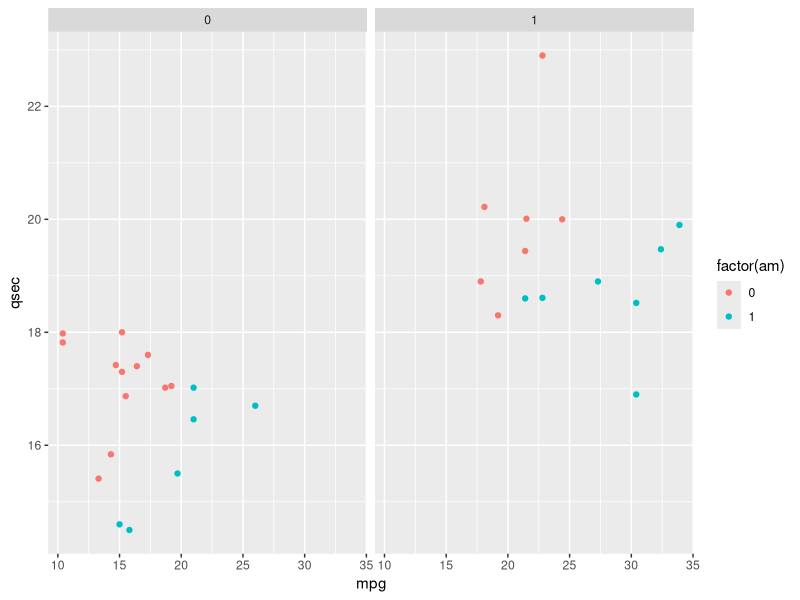
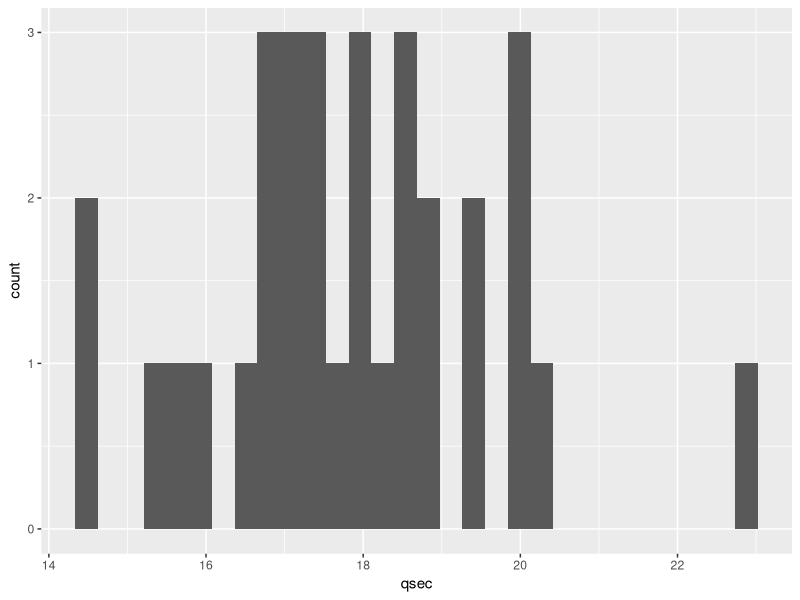
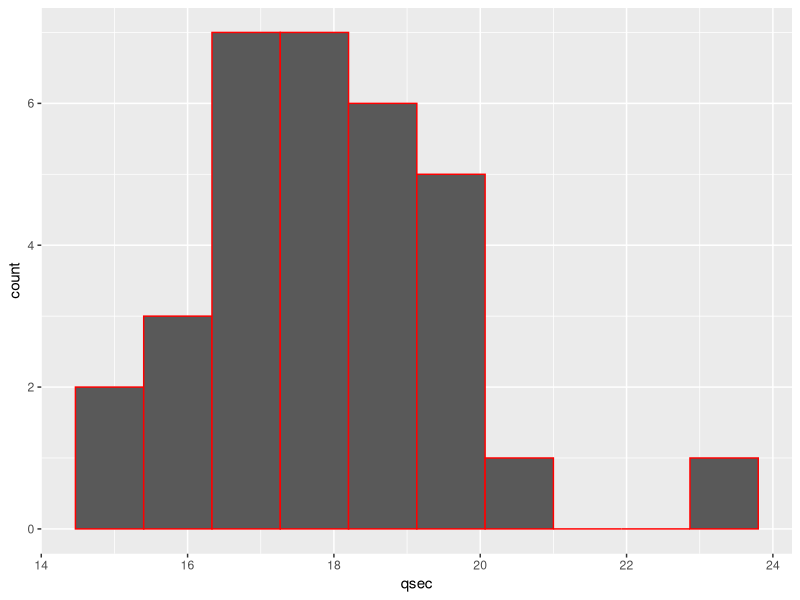
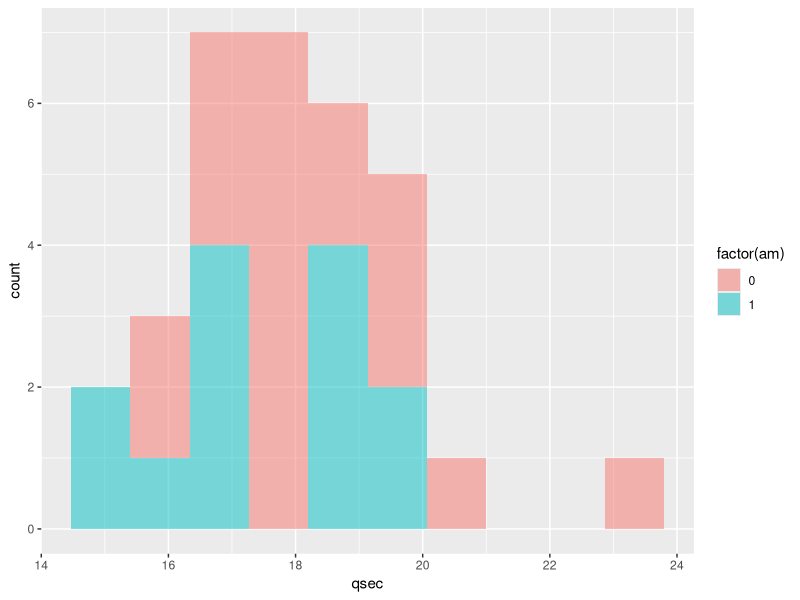
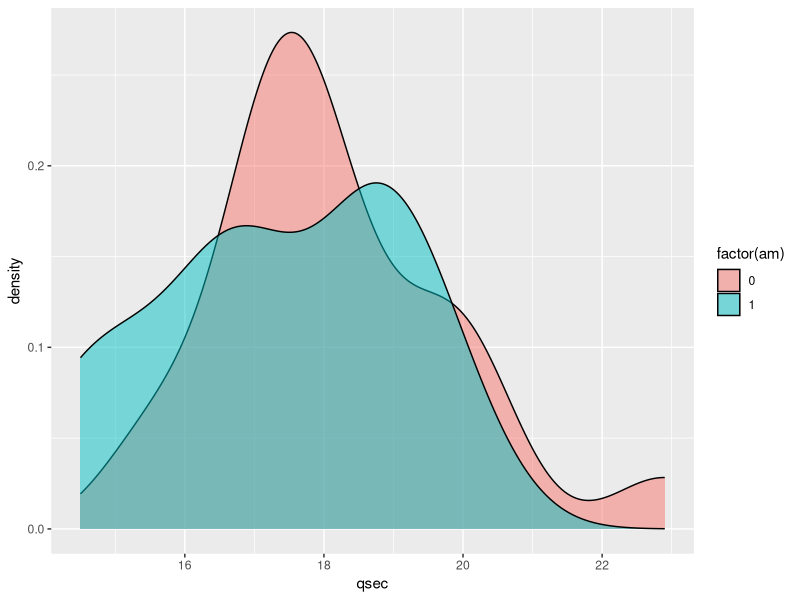
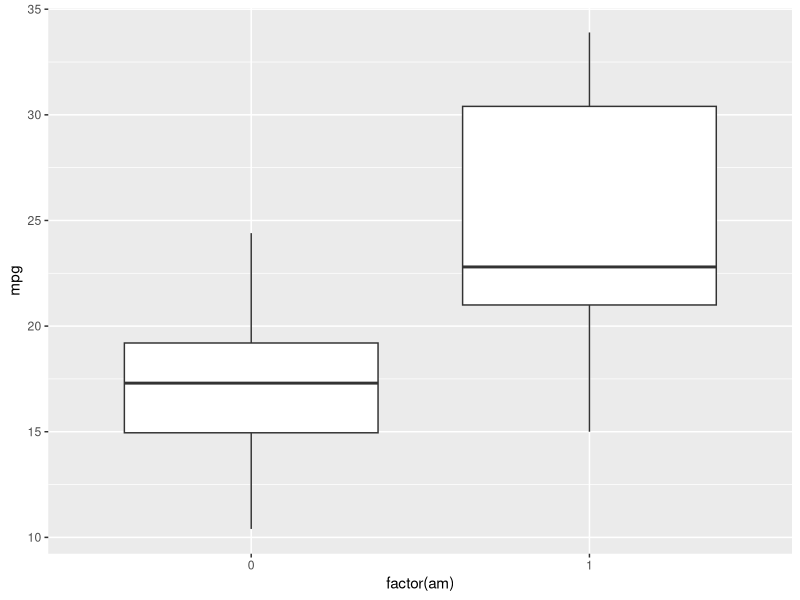
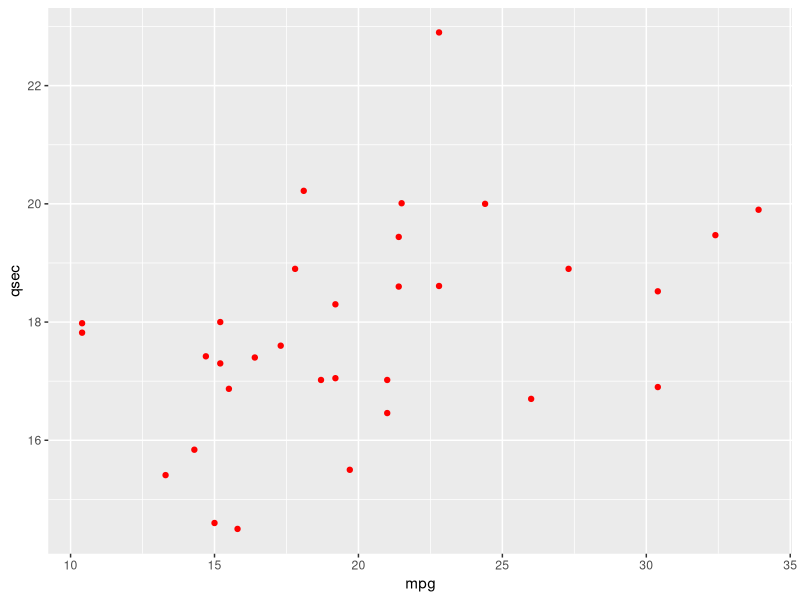
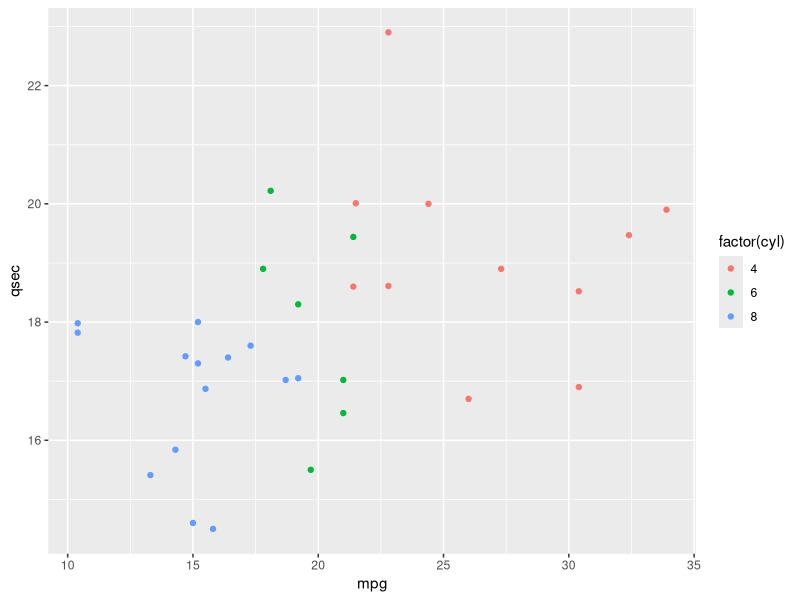

Here is the R script that generated these plots, in order: (Note: this script raises an error after producing the figures.)
### ggplot2

library(ggplot2)

data <- mtcars
?mtcars

ggplot(data = mtcars) + 
  geom_point(aes(mpg, qsec, colour = factor(am))) +
  facet_grid(~vs)

ggplot(data = mtcars) + geom_histogram(aes(x=qsec))

ggplot(data = mtcars) + geom_histogram(aes(x=qsec),bins=10,colour = "red")

ggplot(data = mtcars) + geom_histogram(aes(x=qsec,fill=factor(am)),bins=10,alpha = 0.5)

ggplot(data = mtcars) + geom_density(aes(x=qsec,fill=factor(am)),bins=10, position = "identity",alpha = 0.5)

ggplot(data = mtcars) + geom_boxplot(aes(x=factor(am), y=mpg))

ggplot(mtcars, aes(mpg, qsec)) + geom_point(colour = "red")

ggplot(mtcars, aes(mpg, qsec)) + geom_point(aes(colour = factor(cyl)))

ggplot(mtcars, aes(mpg, qsec)) + geom_point(aes(size = cyl), alpha = 0.3)

ggplot(mtcars, aes(mpg, qsec)) + geom_point(aes(size = hp), alpha = 0.4)+
  facet_wrap(~factor(am))

ggplot(mtcars, aes(mpg, qsec)) + geom_point(aes(size = hp), alpha = 0.4)+
  facet_grid(factor(cyl)~factor(am), scale="free")+
  xlab("Millas por galon")+ # eje x
  ylab("Tiempo")+ # eje y
  ggtitle("Título")+ #título del gráfico
  labs(size = "Caballos de potencia") # título de legenda

#Ggplot con nuestro set de datos
ggplot(data = Ventas,aes(Compra))+geom_bar(aes(fill = factor(Género)))

ggplot(data = Ventas,aes(Producto))+
  geom_bar(aes(fill = factor(Frecuencia)))


